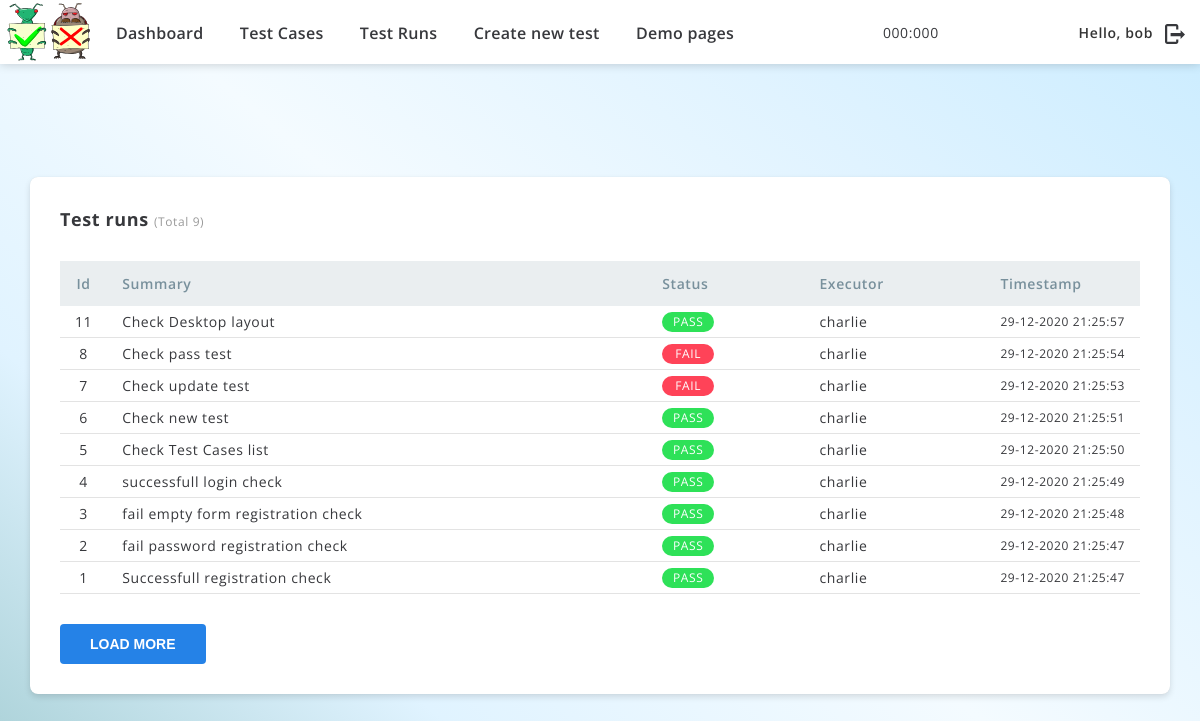
Screenshot of /runs/ (signed in) with the database file from the repository.
### tcm/models.py (models this page shows, shortened)
class TestRun(models.Model):
    class Meta:
        ordering = ['-timestamp']
        get_latest_by = 'timestamp'
    test_case = models.ForeignKey(TestCase,
                                  on_delete=models.CASCADE,
                                  related_name='runs')
    status = models.CharField(choices=TestStatus.choices(),
                              max_length=10)
    executor = models.ForeignKey(User,
                                 on_delete=models.SET_NULL,
                                 related_name='runs',
                                 null=True,
                                 blank=True)
    timestamp = models.DateTimeField(auto_now=True)

class TestCase(models.Model):
    name = models.CharField(default='',
                            null=False,
                            max_length=100,
                            unique=False)
    description = models.CharField(default='',
                                   null=False,
                                   blank=True,
                                   max_length=1000)
    author = models.ForeignKey(User,
                               on_delete=models.SET_NULL,
                               related_name='tests',
                               null=True)

### tcm/views/decorators.py (the view)
        def wrapper(*args, **kwargs):
            if args[0].method in methods:
                return func(*args, **kwargs)
            else:
                return HttpResponseNotAllowed(list(methods))

### tcm/views/testnrun.py (called while the page is built)
@login_required
@allowed_methods('GET')
def test_runs(request):
    payload = dict()
    runs = TestRun.objects.all()
    payload['test_runs'] = runs[:PAGE_SIZE]
    payload['count'] = len(runs)
    payload['end'] = len(runs) <= PAGE_SIZE
    return render(request, 'testruns.html', context=payload)

### templates/testruns.html (shortened to what this page needs)
{% extends 'base.html' %}
{% block content %}
    <div class="wrap">
        <div class="container">
            <div class="wBox2">
                <div class="tableTitle">Test runs <span>(Total {{ count }})</span></div>
                <div class="testTableBox">
                    <table class="testTable testRuns">
                        <thead class="ttHead">
                        <tr>
                            <th class="thId">Id</th>
                            <th class="thName">Summary</th>
                            <th class="thStatus">Status</th>
                            <th class="thExecutor">Executor</th>
                            <th class="thTime">Timestamp</th>
                        </tr>
                        </thead>
                        <tbody>
                        {% for run in test_runs %}
                            <tr class="testRow_{{ run.test_case.id }}">
                                <td class="ttId">{{ run.test_case.id }}</td>
                                <td class="ttName">{{ run.test_case.name }}</td>
                                <td class="ttStatus"><span class="{{ run.status }}">{{ run.status }}</span></td>
                                <td class="ttExecutor">{{ run.executor.username }}</td>
                                <td class="ttTime">{{ run.timestamp | date:"d-m-Y H:i:s" }}</td>
                            </tr>
                        {% endfor %}
                        </tbody>
                    </table>
                </div>
                <div class="loadMore"><input type="button" onclick="lazyLoad()" value="load more"></div>
            </div>
        </div>
    </div>
{% endblock %}

### templates/base.html (shortened to what this page needs)
<!DOCTYPE html>
<html>
<head>
    {% load static %}
    <link href="{% static 'assets/css/zebra_datepicker.min.css' %}" rel="stylesheet">
    <link href="{% static 'assets/css/style.css' %}" rel="stylesheet">
</head>
<body>
{% if user.is_authenticated %}
    <header>
        <div class="container">
            <div class="lHeader">
                <div class="logo"><a href="{% url 'home' %}"><img src="{% static "assets/img/logo.svg" %}"/><img
                        src="{% static "assets/img/logo2.svg" %}"/></a></div>
                <div class="menuBox">
                    <div class="menuInner">
                        <ul>
                            <li><a href="{% url 'home' %}">Dashboard</a></li>
                            <li><a href="{% url 'tests' %}">Test Cases</a></li>
                            <li><a href="{% url 'runs' %}">Test Runs</a></li>
                            <li><a href="{% url 'new_test' %}">Create new test</a></li>
                            <li><a href="{% url 'demo_pages' %}">Demo pages</a></li>
                        </ul>
                    </div>
                </div>
            </div>
            <div class="position">000:000</div>
            <div class="account">
                <h2>Hello, {{ user.username }}</h2>
                <a href="{% url 'logout' %}" class="logOut"></a>
            </div>
        </div>
    </header>
{% endif %}
{% if user.is_authenticated %}
    <main>
{% else %}
    <main class="mainLogin">
{% endif %}
{% block content %}
{% endblock %}
</main>
</body>
</html>

### rows the page displays
TestRun: test_case.id "11", test_case.name "Check Desktop layout", status "PASS", executor.username "charlie", timestamp "29-12-2020 21:25:57"
TestRun: test_case.id "8", test_case.name "Check pass test", status "FAIL", executor.username "charlie", timestamp "29-12-2020 21:25:54"
TestRun: test_case.id "7", test_case.name "Check update test", status "FAIL", executor.username "charlie", timestamp "29-12-2020 21:25:53"
TestRun: test_case.id "6", test_case.name "Check new test", status "PASS", executor.username "charlie", timestamp "29-12-2020 21:25:51"
TestRun: test_case.id "5", test_case.name "Check Test Cases list", status "PASS", executor.username "charlie", timestamp "29-12-2020 21:25:50"
TestRun: test_case.id "4", test_case.name "successfull login check", status "PASS", executor.username "charlie", timestamp "29-12-2020 21:25:49"
TestRun: test_case.id "3", test_case.name "fail empty form registration check", status "PASS", executor.username "charlie", timestamp "29-12-2020 21:25:48"
TestRun: test_case.id "2", test_case.name "fail password registration check", status "PASS", executor.username "charlie", timestamp "29-12-2020 21:25:47"
TestRun: test_case.id "1", test_case.name "Successfull registration check", status "PASS", executor.username "charlie", timestamp "29-12-2020 21:25:47"

### other values shown
{{ user.username }} "bob"
{{ count }} "9"
